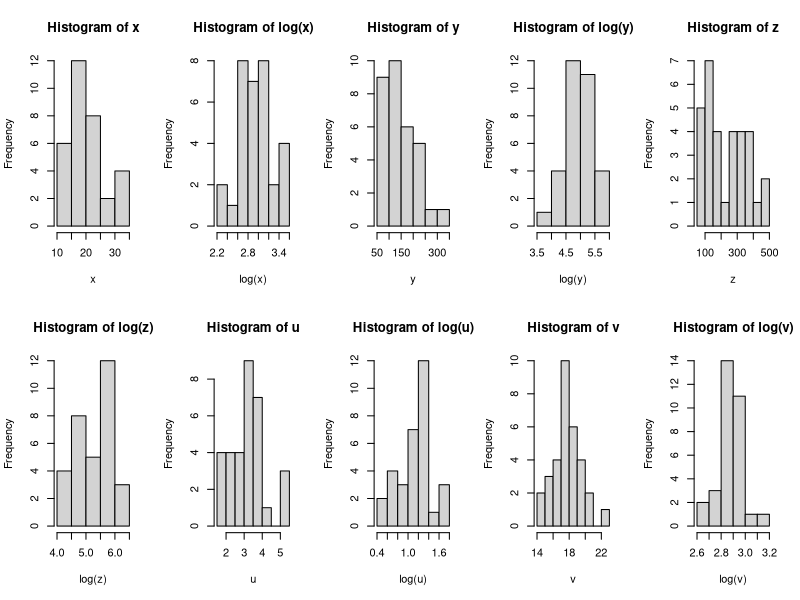

Recreate this plot in R.
tempCelsius <- function(x){
  C=5*(x-32)/9
  return(C)
}
tempCelsius(80)
tempCelsius(85)
tempCelsius(90)
tempCelsius(95)
tempCelsius(100)

sumSquares <- function(s1,s2,s3){
  S=(s1^2)+(s2^2)+(s3^2)
  return(S)
}

sumSquares(1,2,3)
sumSquares(5,5,5)
sumSquares(2,4,6)
sumSquares(10,10,10)
sumSquares(12,-4,9)

dataSummary <- function(x){
  X1 = mean(x)
  X2 = sd(x)
  X3 = min(x)
  X4 = max(x)
  vecSum = c(X1,X2,X3,X4)
  return(vecSum)
}
summaryMpg <- dataSummary(mtcars$mpg)
summaryHp <- dataSummary(mtcars$hp)
summaryDisp <- dataSummary(mtcars$disp)
summaryWt <- dataSummary(mtcars$wt)
summaryQsec <- dataSummary(mtcars$qsec)
summaryMpg
summaryHp
summaryDisp
summaryWt
summaryQsec

plots <- function(x,y,z,u,v){
  par(mfrow=c(2,5))
  hist(x)
  hist(log(x))
  hist(y)
  hist(log(y))
  hist(z)
  hist(log(z))
  hist(u)
  hist(log(u))
  hist(v)
  hist(log(v))
}
vecMpg <- c(mtcars$mpg)
vecHp <- c(mtcars$hp)
vecDisp <- c(mtcars$disp)
vecWt <- c(mtcars$wt)
vecQsec <- c(mtcars$qsec)
plots(vecMpg, vecHp, vecDisp, vecWt, vecQsec)

rss <- function(x,y){ #This function is being use to return the residual sum of squares to be used in later calculations
  obs <- c(y) # Vector containing the observed data.
  hyp <- c(x) # Vector containing the null hypothesized data.
  resSS <- sum((hyp - obs)^2) # Returns the residual sum of squares for the observed and hypothesized values.
  return(resSS) # This calls on resSS to return its value assigned based on the lines preceeding it.
}

rss(c(mtcars$mpg+2),c(mtcars$mpg)) # Insert any matching length array to have the residual calculated.
rss(4,16)
rss(c(1,2,3,4,5),c(5,4,3,2,1))
rss(c(10,100,1000,10000,100000), c(20,40,60,80,100))
rss(c(mtcars$wt-.50),c(mtcars$wt))

Sys.Date()